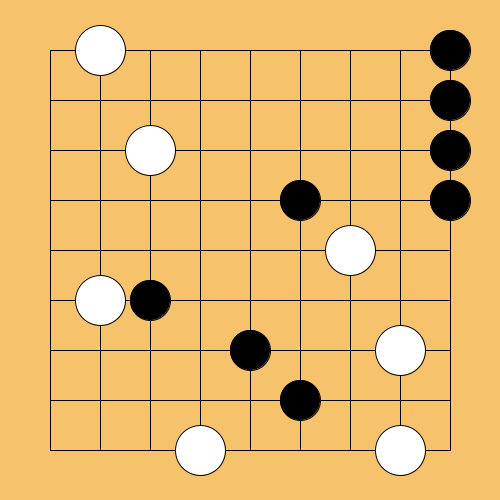
Frame 1 (no input)
Frame 60 (the mouse pressed at the canvas centre just before this capture): identical to frame 1, image omitted
Frame 120 (the mouse held since frame 60 and released just before this capture): identical to frame 1, image omitted

The Processing sketch that drew this single still picture (run headless with seeded random() and noise(); from frame 60 on, the mouse is pressed at the canvas centre):

// Processing sketch: week04_6_go_2_0_p5_js
// ── week04_6_go_2_0_p5_js.pde
void setup(){
  size(500,500);
}
int [][] go ={
  {0,2,0,0,0,0,0,0,1},
  {0,0,0,0,0,0,0,0,1},
  {0,0,2,0,0,0,0,0,1},
  {0,0,0,0,0,1,0,0,1},
  {0,0,0,0,0,0,2,0,0},
  {0,2,1,0,0,0,0,0,0},
  {0,0,0,0,1,0,0,2,0},
  {0,0,0,0,0,1,0,0,0},
  {0,0,0,2,0,0,0,2,0},
};
void draw(){
  background(246, 194, 108);
  for(int i=1; i<=9; i++){  //用迴圈畫線
    line(50, 50*i, 450, 50*i);
    line(50*i, 50, 50*i, 450);
  }
  for(int i=0; i<9; i++){
    for(int j=0; j<9; j++){
      if( go[i][j]==1){  //1是黑棋
        fill(0);
        ellipse(50+j*50, 50+i*50, 40, 40);
      }else if( go[i][j]==2){  //2是白棋
        fill(255);
        ellipse(50+j*50, 50+i*50, 50, 50);
      }
    }
  }
}
